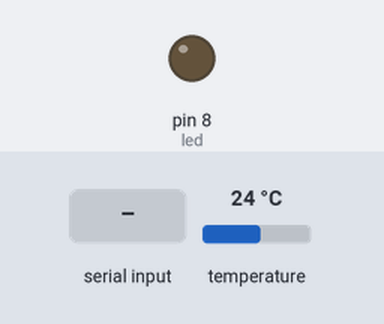
This sketch was run on a simulated Arduino Uno, built with avr-gcc and run on an emulated ATmega328P. On the bench: output pins drawn as LEDs (lit = HIGH). Inputs (shaded band) come from the test bench; at power-on: temperature 24 °C. What the sketch prints to the serial monitor is not drawn.

Above: at 1.2 s.
1.3 s: "1" received over Serial
At 2.4 s:
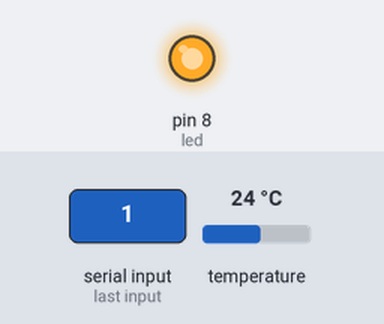
3.5 s: "2" received over Serial
At 5.2 s:
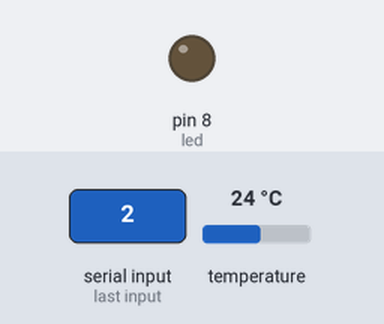
Timing chart, 0 to 6.7 s (numbered marks = the images above; inputs shaded):
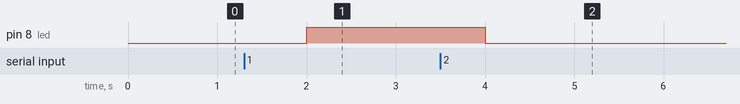

Measured:
- after the input at 1.3 s, pin 8 (led): LOW → HIGH after 0.70 s
- after the input at 3.5 s, pin 8 (led): HIGH → LOW after 0.50 s

The sketch:

ICP9.ino
```cpp
#include <Adafruit_BMP280.h>//Barometer

int led = 8;
char val;
Adafruit_BMP280 bmp; // I2C

void setup()
{

pinMode(led, OUTPUT);  // Digital pin 13 set as output Pin
Serial.begin(9600);
//barometer
  if (!bmp.begin()) {
    while (1);
  }
}

void loop()
{
  while (Serial.available() > 0)
  {
  val = Serial.read();
  }

  if( val == '1') // Forward
    {
      digitalWrite(led, HIGH);
    }
  else if(val == '2') // Backward
    {

      digitalWrite(led, LOW);
    }
  String temperature = String(bmp.readTemperature());
  Serial.print(temperature.substring(0,2));
  delay(2000);
    }
```
